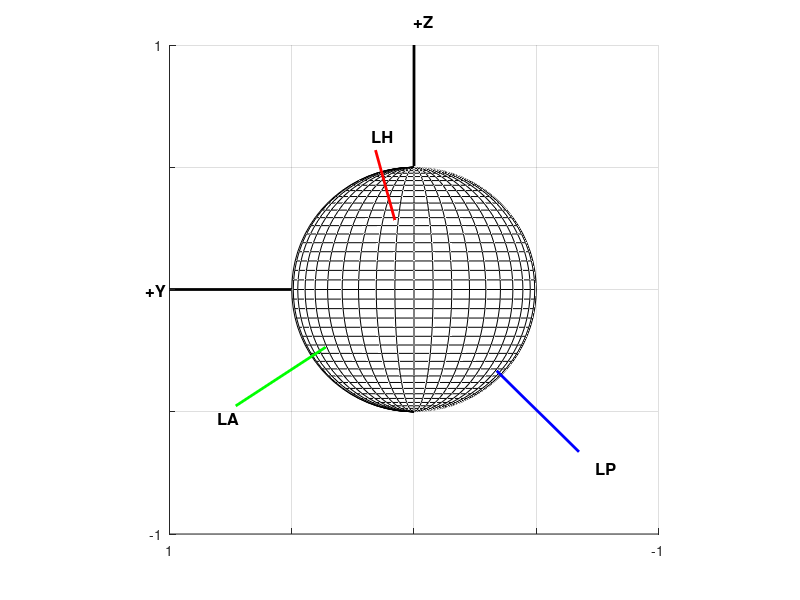

MATLAB code for this plot: (Note: this script raises an error after producing the figure.)


%plotgeorgeCDS.m
%
%calls: PlotCircleOnArbSphereAroundXYZ, russCirclePlot2

%This is TE Hullar's renormalized MeanAllNormals from his 2006 Chinch Paper.

NormalsNames= [        ' +X'     ' +Y'     ' +Z'     '+LA'      '+LH'     '+LP'      '-RA'    '-RH'    '-RP'];
MeanAllnormals =  [       1         0        0      -0.49122   -0.80631  -0.32283  0.488716   0.818676   0.311848;...
                          0         1        0      0.72933    0.15743   -0.67474  0.728066   0.097028  -0.67684;...
                          0         0        1      -0.47621   0.57017   -0.66371  0.48070    -0.565999  0.66681];  
StDvRenormedNmls= [       0         0        0       0.0370    0.0820    0.0660    0.0350    0.0630    0.0620;...
                          0         0        0       0.0070    0.0870    0.0140    0.0220    0.1340    0.0500;...
                          0         0        0       0.0300    0.1170    0.0300    0.0500    0.0940    0.0250];
                     
AxesNames =        ['LH'     'LH>LA'     'LH+LA'     'LH<LA'      'LA'     'LA>LP'      'LA+LP'    'LA<LP'    'LP'     'LP>LH'    'LP+LH'     'LP<LH'];
%MeanAllChinches =  [0.02958   -0.65778   -0.13478    -0.34605    -0.7214   -0.97842    -0.97242    -0.5793    -0.65128  -0.37669   -0.58456   -0.65357;...
%                    -0.27606  0.046984   0.536683    0.403724    0.628837  0.164083    0.161508    -0.74428   -0.71108  0.682567   -0.66605   -0.61066;...
%                    0.960685  0.751746   0.832951    0.84691     0.290086  0.125594    0.168254    0.332358   0.264952  0.626266   0.46332    0.44714];
LeftEyeMeanAllChinches = [-0.31448 -0.52027 -0.624695 -0.49237  -0.704361  -0.942809  -0.703163   -0.666667  -0.863868  -0.681005  -0.683763  -0.275241;...
                          0.104828 0.346844   0       0.615457  0.7043607  0.2357023  0.1054744   -0.666667  -0.431934  -0.425628  -0.569803  -0.385337;...
                          0.943456 0.780399 0.7808688 0.615457  0.0880451  0.2357023  0.7031626   0.3333333  -0.259161  0.5958796  0.4558423  0.8807710];
RightEyeMeanAllChinches=[0.240772  0        -0.447214 -0.41087  -0.596285  -0.775632  -0.970143   -0.316228  -0.816497  -0.894427  0.4082483  0.1270001;...
                         0.120386  0        0         0.753266  0.745356   0.5170877  -0.242536   -0.948683  -0.408248  0          -0.816497  -0.762001;...
                         0.963087  0        0.8944271 0.513590  0.298142   0.3619614  0           0          -0.408248  0.4472136  -0.408248  0.6350006];
StdDvAllangles =...
   [0.0000         0         0    4.2326    5.3480    5.0052    5.8956    6.2236    5.3279    0.2709;...
         0    0.0000    0.0000    4.8127    7.8355    5.5815    5.7279    7.3122    5.1656    0.5705;...
         0    0.0000    0.0000    5.7219    7.3683    6.4943    6.7667    6.8524    6.7750    0.3613;...
    4.2326    4.8127    5.7219    0.3806    6.2655    3.6854    9.5043    9.7071    7.1208    5.6465;...
    5.3480    7.8355    7.3683    6.2655    0.3606    4.6200   10.4801    6.9215    9.0185    7.4464;...
    5.0052    5.5815    6.4943    3.6854    4.6200    0.2693    7.3612    9.1711    9.6960    6.4149;...
    5.8956    5.7279    6.7667    9.5043   10.4801    7.3612    0.3862    6.2806    4.3307    6.5301;...
    6.2236    7.3122    6.8524    9.7071    6.9215    9.1711    6.2806    0.3406    5.1706    6.8038;...
    5.3279    5.1656    6.7750    7.1208    9.0185    9.6960    4.3307    5.1706    0.4004    6.9082;...
    0.2709    0.5705    0.3613    5.6465    7.4464    6.4149    6.5301    6.8038    6.9082    0.3690];
                     % LHgeorge LA george LPgeorge LPch050506B
% AxesNamesRuss=['LH stim' 'LA stim' 'LP stim' 'LP stim2'];
% LeftEyeActual=[[-0.98869254335791;0.06173769303483;0.13665837686434] [-0.80999235321120;0.46463160956868;-0.35781259777850][-0.76792093324550;-0.24539672215444;-0.59167380290090] [-0.68589428623602;-0.47389821119726;-0.55224044901909]];
% LeftEyeModel=[[-0.99429752335172;0.10491420991097;-0.01911657959435] [-0.74370548386716;0.62994098729161;-0.22377780452043] [-0.79714662020251;-0.31857188670089;-0.51290273824922] [-0.83392991604344;-0.2269826351235;-0.50303059398029]];                 
                         
% %Now adjust for tilt off Reid's line
% Reid_up_pitch = input ('Enter how many degrees nose-up Reid line was in Room 2 alignment (use -45 for chinch): ');
Reid_up_pitch = -45;
a=Reid_up_pitch*pi/180;
rotY3_plusReidpitch= [cos(a)  0  sin(a);
                        0      1   0;
                     -sin(a) 0   cos(a)];
LeftEyeMeanAllChinches=(rotY3_plusReidpitch*LeftEyeMeanAllChinches);
RightEyeMeanAllChinches=(rotY3_plusReidpitch*RightEyeMeanAllChinches);

for fignum=1:4,

    figure

    hold on
    [xx,yy,zz]=sphere(40);
    surf(xx/2,yy/2,zz/2);
    colormap(white);
    hold on
    hand= plot3([0 MeanAllnormals(1,1)],[0 MeanAllnormals(2,1)],[0 MeanAllnormals(3,1)],'k',...
        [0 MeanAllnormals(1,2)],[0 MeanAllnormals(2,2)],[0 MeanAllnormals(3,2)],'k',...
        [0 MeanAllnormals(1,3)],[0 MeanAllnormals(2,3)],[0 MeanAllnormals(3,3)],'k',...
        [0 MeanAllnormals(1,4)],[0 MeanAllnormals(2,4)],[0 MeanAllnormals(3,4)],'g',... %left = cyan
        [0 MeanAllnormals(1,5)],[0 MeanAllnormals(2,5)],[0 MeanAllnormals(3,5)],'r',...
        [0 MeanAllnormals(1,6)],[0 MeanAllnormals(2,6)],[0 MeanAllnormals(3,6)],'b');
    %                                                                                         ,...
    %             [0 MeanAllnormals(1,7)],[0 MeanAllnormals(2,7)],[0 MeanAllnormals(3,7)],'r',... %right = black
    %             [0 MeanAllnormals(1,8)],[0 MeanAllnormals(2,8)],[0 MeanAllnormals(3,8)],'r',...
    %             [0 MeanAllnormals(1,9)],[0 MeanAllnormals(2,9)],[0 MeanAllnormals(3,9)],'r');
    set (hand, 'Linewidth', 2);
    grid on;
    hold on; %we'll keep adding to this plot
%    view(-120,25);
view(-90,0);
    axis ([-1 1 -1 1 -1 1]);
    axis square
    %for both L and R
    % text(MeanAllnormals(1,:)*1.1,MeanAllnormals(2,:)*1.1,MeanAllnormals(3,:)*1.1,...
    %     [' +X';' +Y';' +Z';'+LA';'+LH';'+LP';'-RA';'-RH';'-RP'],'FontWeight','bold','FontSize',14);

    %for just L:
    text(MeanAllnormals(1,1:6)*1.1,MeanAllnormals(2,1:6)*1.1,MeanAllnormals(3,1:6)*1.1,...
        {'+X';'+Y';'+Z';'LA';'LH';'LP'},'FontSize',12,'FontWeight','bold');
    ticks=[-1;-0.5;0;0.5;1];
    ticklabs={'-1';' ';' ';' ';'1'};
set(gca,'XTick',ticks,'XTickLabel',ticklabs,'YTick',ticks,'YTickLabel',ticklabs,'ZTick',ticks,'ZTickLabel',ticklabs);
    clear xx yy zz ans ii jj
    h=PlotCircleOnArbSphereAroundXYZ(MeanAllnormals(:,4),pi*sqrt(sum((StdDvAllangles(1:3,4)).^2)/3)/180,0.5,'g');set (h, 'Linewidth', 1.5);
    h=PlotCircleOnArbSphereAroundXYZ(MeanAllnormals(:,5),pi*sqrt(sum((StdDvAllangles(1:3,5)).^2)/3)/180,0.5,'r');set (h, 'Linewidth', 1.5);
    h=PlotCircleOnArbSphereAroundXYZ(MeanAllnormals(:,6),pi*sqrt(sum((StdDvAllangles(1:3,6)).^2)/3)/180,0.5,'b');set (h, 'Linewidth', 1.5);
    % h=PlotCircleOnArbSphereAroundXYZ(MeanAllnormals(:,7),pi*sqrt(sum((StdDvAllangles(1:3,7)).^2)/3)/180,0.5,'r');set (h, 'Linewidth', 1.5);
    % h=PlotCircleOnArbSphereAroundXYZ(MeanAllnormals(:,8),pi*sqrt(sum((StdDvAllangles(1:3,8)).^2)/3)/180,0.5,'r');set (h, 'Linewidth', 1.5);
    % h=PlotCircleOnArbSphereAroundXYZ(MeanAllnormals(:,9),pi*sqrt(sum((StdDvAllangles(1:3,9)).^2)/3)/180,0.5,'r');set (h, 'Linewidth', 1.5);
    hold on;

    ev = [0;0;0];

    switch (fignum)      %Yellow = Actual Axis of Eye Stim      Cyan = Model Prediction
        case (1) %horizontal Ch0505060A
            title('LH Ch0505060A                                  ');
            h = russCirclePlot2(2, [-0.799;0.156;0.565], 'r', [-0.491;0.729;-0.476], 'g', [-0.322;-0.673;-0.662], 'b', ...
                [-0.98869254335791;0.06173769303483;0.13665837686434], 'y',[-0.99429752335172;0.10491420991097;...
                -0.01911657959435],'c');

        case (2) %superior Ch0505060A
            title('LA Ch0505060A                                  ');
            h = russCirclePlot2(2, [-0.799;0.156;0.565], 'r', [-0.491;0.729;-0.476], 'g', [-0.322;-0.673;-0.662], 'b', ...
                [-0.80999235321120;0.46463160956868;-0.35781259777850], 'y',[-0.74370548386716;...
                0.62994098729161;-0.22377780452043],'c');

        case (3) %posterior Ch0505060A
            title('LP Ch0505060A                                  ');
            h = russCirclePlot2(2, [-0.799;0.156;0.565], 'r', [-0.491;0.729;-0.476], 'g', [-0.322;-0.673;-0.662], 'b', ...
                [-0.76792093324550;-0.24539672215444;-0.59167380290090], 'y',...
                [-0.79714662020251;-0.31857188670089;-0.51290273824922], 'c');

        case (4) %posterior Ch0505060B
            title('LP Ch0505060B                                  ');
            h = russCirclePlot2(2, [-0.799;0.156;0.565], 'r', [-0.491;0.729;-0.476], 'g', [-0.322;-0.673;-0.662], 'b', ...
                [-0.68589428623602;-0.47389821119726;-0.55224044901909], 'y',...
                [-0.83392991604344;-0.2269826351235;-0.50303059398029], 'c');

    end %switch
        axis vis3d;
end %for
